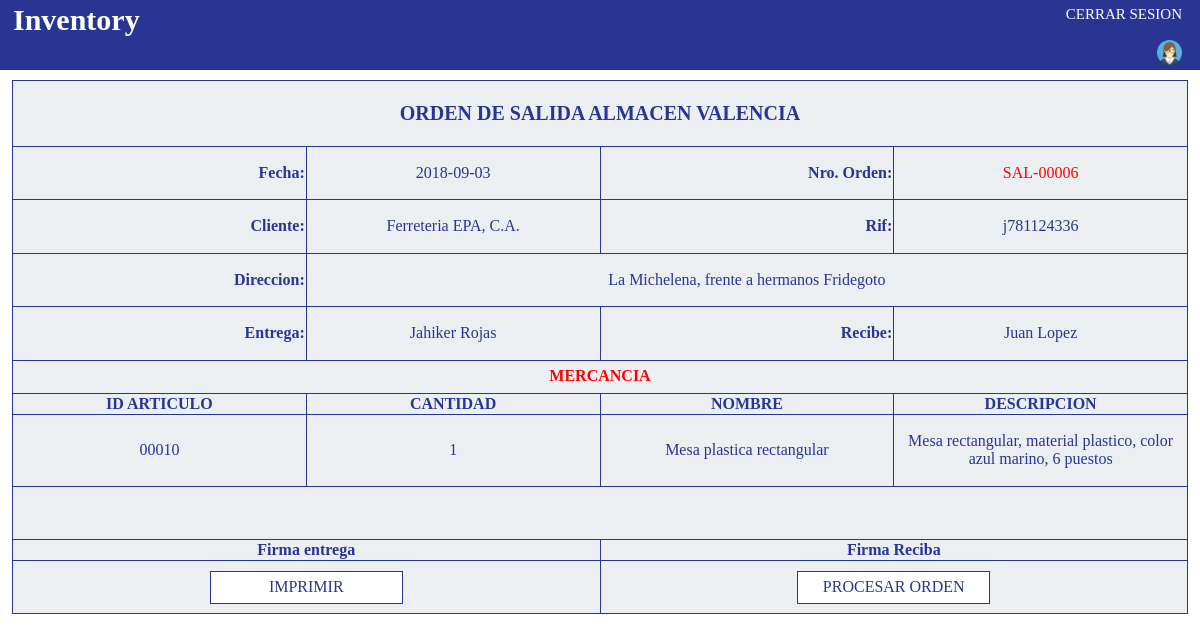
The app's page /verOrdenSalida.php?pro=00006 with its own data.
### tables this page shows
CREATE TABLE IF NOT EXISTS `orden` (
  `id_orden` int(5) UNSIGNED ZEROFILL NOT NULL AUTO_INCREMENT,
  `tipo` varchar(30) NOT NULL,
  `fecha` date NOT NULL,
  `cliente_proveedor` varchar(30) NOT NULL,
  `rif` varchar(30) NOT NULL,
  `direccion` varchar(120) NOT NULL,
  `almacen` varchar(30) NOT NULL,
  `entrega` varchar(30) NOT NULL,
  `recibe` varchar(30) NOT NULL,
  `estatus` varchar(30) NOT NULL,
  PRIMARY KEY (`id_orden`)
);

CREATE TABLE IF NOT EXISTS `mercancia` (
  `id_mercancia` int(5) UNSIGNED ZEROFILL NOT NULL AUTO_INCREMENT,
  `id_orden` varchar(30) NOT NULL,
  `id_producto` varchar(30) NOT NULL,
  `cantidad` int(11) NOT NULL,
  `nombre` varchar(30) NOT NULL,
  `descripcion` varchar(120) NOT NULL,
  `almacen` varchar(30) NOT NULL,
  PRIMARY KEY (`id_mercancia`)
);

### verOrdenSalida.php (the view, shortened to what this page needs)
<?php
	include('conexion.php');
	$orden=$_GET['pro'];
	$sql="SELECT * FROM orden WHERE id_orden='$orden'";
	$query=mysqli_query($link,$sql) or die(mysqli_error($link));
	$row=mysqli_fetch_array($query);
	$sql1="SELECT * FROM mercancia WHERE id_orden='$orden'";
	$query1=mysqli_query($link,$sql1)or die(mysqli_error($link));
	$resultados1=mysqli_num_rows($query1);
?>
<!DOCTYPE html>
<html>
	<head>
		<link rel="stylesheet" type="text/css" href="css/normalize.css">
		<link rel="stylesheet" type="text/css" href="css/style.css">
	</head>
	<body>
		<?php
			if ($_SESSION['sexo']=='masculino') {
				include('bannerM.php');
			} else {
				include('bannerF.php');
			}
		?>
		<table align="center" id="lista2" border="1">
			<tr>
				<th colspan="5"><p id="titleTable">ORDEN DE SALIDA <?php echo $row['almacen']; ?></p></th>
			</tr>
			<tr>
				<td width="25%"><p align="right"><b>Fecha:</b></p></td>
				<td width="25%"><p align="center"><?php echo $row['fecha']; ?></p></td>
				<td width="25%"><p align="right"><b>Nro. Orden:</b></p></td>
				<td width="25%"><p align="center" style="color: red;">SAL-<?php echo $row['id_orden']; ?></p></td>
			</tr>
			<tr>
				<td><p align="right"><b>Cliente:</b></p></td>
				<td><p align="center"><?php echo $row['cliente_proveedor']; ?></p></td>
				<td><p align="right"><b>Rif:</b></p></td>
				<td><p align="center"><?php echo $row['rif']; ?></p></td>
			</tr>
			<tr>
				<td><p align="right"><b>Direccion:</b></p></td>
				<td colspan="3"><p align="center"><?php echo $row['direccion']; ?></p></td>
			</tr>
			<tr>
				<td><p align="right"><b>Entrega:</b></p></td>
				<td><p align="center"><?php echo $row['entrega']; ?></p></td>
				<td><p align="right"><b>Recibe:</b></p></td>
				<td><p align="center"><?php echo $row['recibe']; ?></p></td>
			</tr>
			<tr>
				<th colspan="4" height="30px" style="color: red; border-color: #283593;">MERCANCIA</th>
			</tr>
			<tr>
				<th>ID ARTICULO</th>
				<th>CANTIDAD</th>
				<th>NOMBRE</th>
				<th>DESCRIPCION</th>
			</tr>
			<?php
				if ($resultados1==0) { ?>
					<tr>
						<th colspan="4" height="25px" style="color: red; border-color: #283593;">NO SE HA CARGADO MERCANCIA A ESTA ORDEN</th>
					</tr><?php
				} else {
					while ($row1=mysqli_fetch_array($query1)) { ?>
						<tr>
							<td height="25px"><p align="center"><?php echo $row1['id_producto']; ?></p></td>
							<td height="25px"><p align="center"><?php echo $row1['cantidad']; ?></p></td>
							<td height="25px"><p align="center"><?php echo $row1['nombre']; ?></p></td>
							<td height="25px"><p align="center"><?php echo $row1['descripcion']; ?></p></td>
						</tr><?php
					}
				}
			?>
			<tr>
				<th colspan="4" height="50px"></th>
			</tr>
			<tr>
				<th colspan="2">Firma entrega</th>
				<th colspan="2">Firma Reciba</th>
			</tr>
			<?php
				if ($row['estatus']=='En Proceso') { ?>
					<tr>
						<th height="50px" colspan="2"><input type="button" name="imprimir" id="continuar" onclick="print()" value="IMPRIMIR"></th>
						<th colspan="2"><form method="post" action="validar.php"><input type="submit" name="procesar" id="continuar" value="PROCESAR ORDEN"></form></th>
					</tr><?php
				} else { ?>
					<tr>
						<th height="50px" colspan="4"><input type="button" name="imprimir" id="continuar" onclick="print()" value="IMPRIMIR"></th>
					</tr><?php
				}
			?>
		</table>
	</body>
</html>

### css/style.css (style rules this page uses)
#lista2 { margin-top: 10px; font-family: calibri; background-color: #eceff1; color: #283593; border-collapse: collapse; border-color: #283593; width: 98%; }
#titleTable { font-size: 20px; }
#continuar { border: 1px solid #283593; width: 33%; height: 33px; background-color: white; color: #283593; font-size: 16px; }

### records on screen
orden: almacen "ALMACEN VALENCIA", fecha "2018-09-03", id_orden "00006", cliente_proveedor "Ferreteria EPA, C.A.", rif "j781124336", direccion "La Michelena, frente a hermanos Fridegoto", entrega "Jahiker Rojas", recibe "Juan Lopez"
mercancia: id_producto "00010", cantidad "1", nombre "Mesa plastica rectangular", descripcion "Mesa rectangular, material plastico, color azul marino, 6 puestos"
